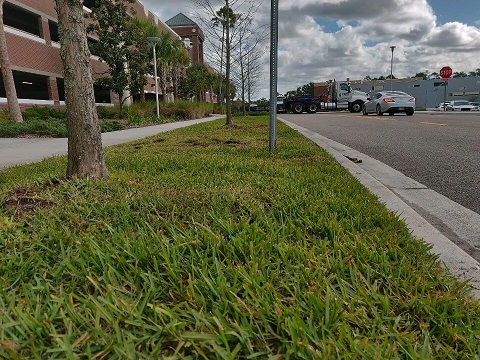
#> input picture egoat/image1.jpeg, 480 x 360 px, given in place of image1.png, which was not available
$ python egoat.py
#> lines starting #> are read from the running program, lines starting #| are printed output that depends on the picture; after the words box and inside, x2 and y2 are one past the last pixel; in counts of white or black regions, pixels touching at a corner belong together; pictures that were not available may be replaced by others from this repository, and a replacement may not be noted
import numpy as np
import cv2
import time

start_time = time.time()


image = cv2.imread("image1.png")
#> image is the input picture: shape (360, 480, 3); mean B, G, R 65.3, 95.2, 92.4
#boundaries = [([112,60,86], [187,173,201])]
#G, B, R


hsv = cv2.cvtColor(image, cv2.COLOR_BGR2HSV)
#> hsv: shape (360, 480, 3); mean H, S, V 42.2, 115.9, 99.4

lower = np.array([20,14,100])
upper = np.array([96,255,255])

# find the colors within the specified boundaries and apply
# the mask
mask = cv2.inRange(hsv, lower, upper)
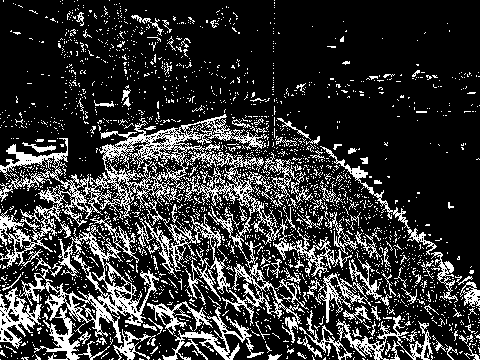
#> mask: shape (360, 480); 20.7% white in thin lines or dots
output = cv2.bitwise_and(image, image, mask = mask)
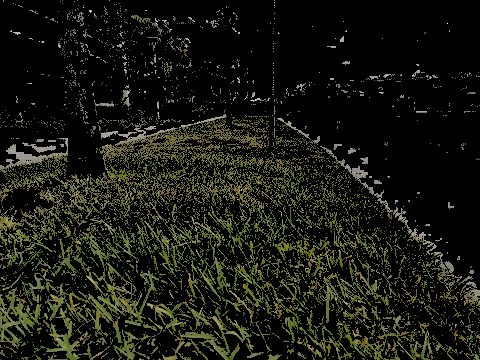
#> output: shape (360, 480, 3); mean B, G, R 13.8, 24.6, 23.5

grass = output
bw_image = cv2.cvtColor(grass, cv2.COLOR_HSV2BGR)
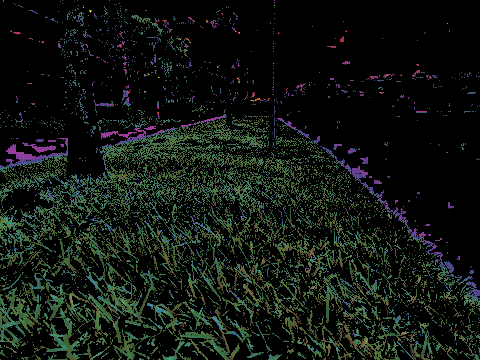
#> bw_image: shape (360, 480, 3); mean B, G, R 16.5, 21.3, 15.4
bw_image = cv2.cvtColor(bw_image, cv2.COLOR_BGR2GRAY)
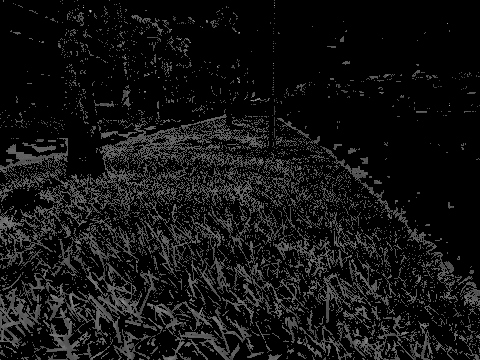
#> bw_image: shape (360, 480); min 0, max 203, mean 19

new_image = bw_image[:]
threshold = 1
h,b = grass.shape[:2]
#> h = 360; b = 480

for i in range(h):
    for j in range(b):
        if bw_image[i][j] > threshold:
            new_image[i][j] = 255 #Setting the grass to be White
        else:
            new_image[i][j] = 0 #else setting it to zero.

# show the images
cv2.imshow("b/w", new_image)

cv2.imshow("images", np.hstack([image, output]))
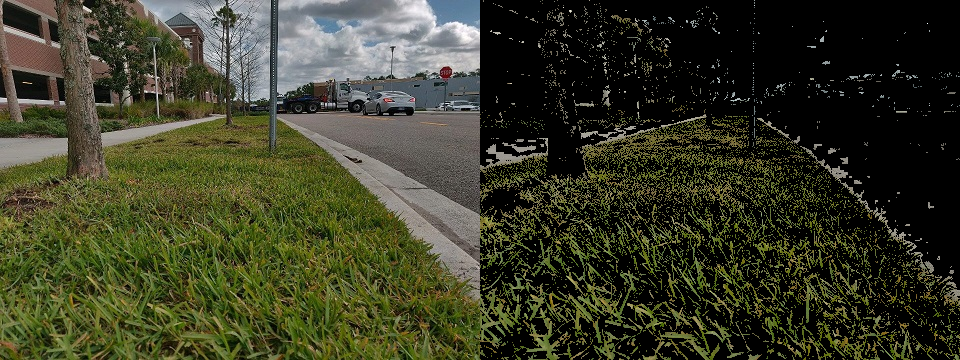
#> window 'images': shape (360, 960, 3); mean B, G, R 39.5, 59.9, 58
print("%s seconds" % (time.time()-start_time))

cv2.waitKey(0)

$ run again, with egoat/image0.jpg copied over egoat/image1.jpeg
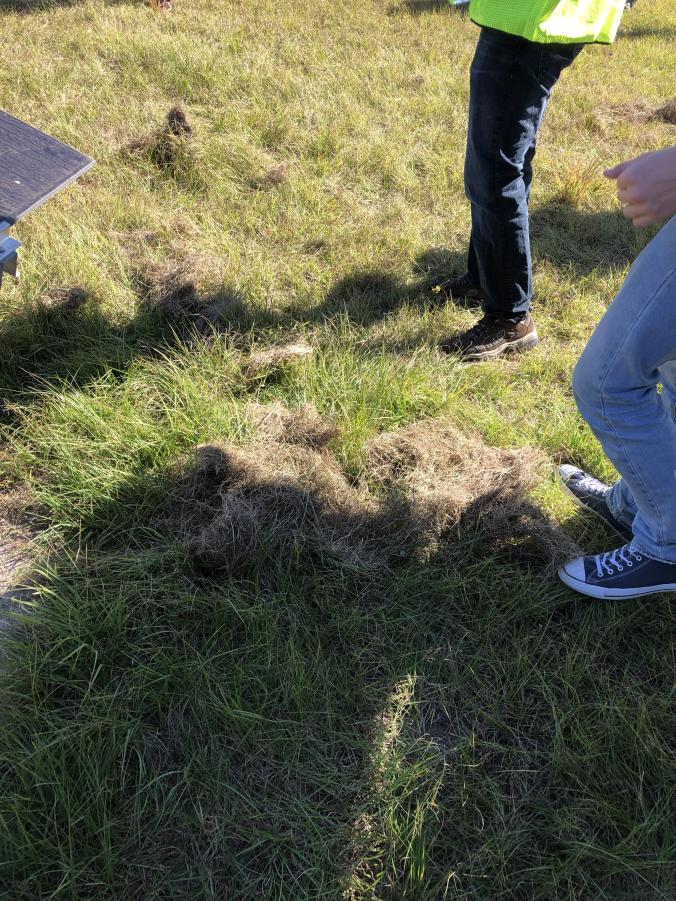
#> input picture egoat/image0.jpg, 676 x 901 px, given in place of image1.png, which was not available
#> image is the input picture: shape (901, 676, 3); mean B, G, R 76, 100.6, 100.5
#> hsv: shape (901, 676, 3); mean H, S, V 51.8, 82.2, 108.3
#> `mask = cv2.inRange(hsv, lower, upper)`:
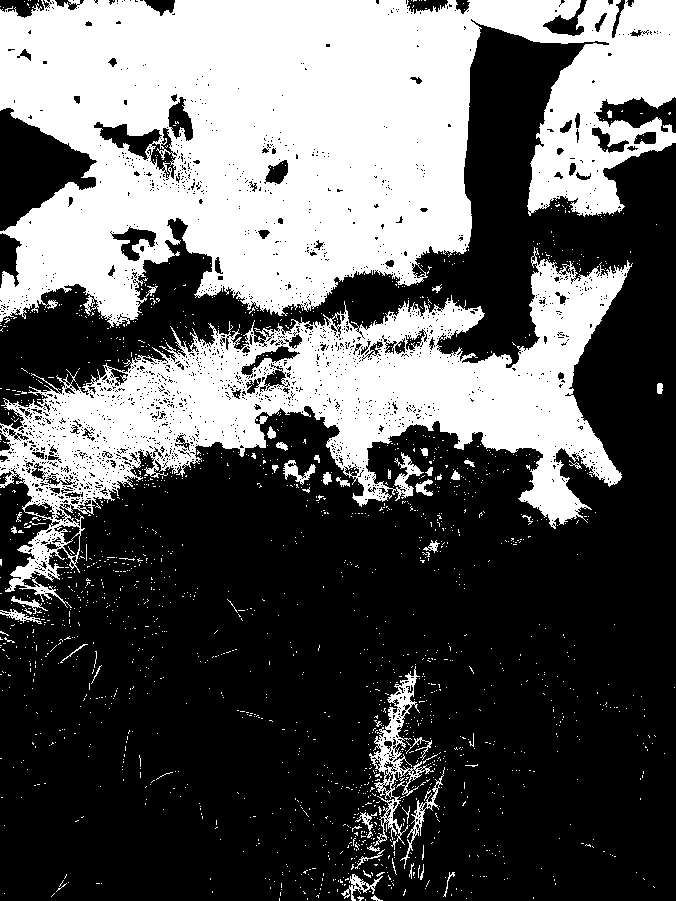
#> mask: shape (901, 676); 36.5% white; 1726 white regions (1678 under 20 px), largest, box (x1, y1, x2, y2) and area: (0, 0, 676, 328) 143790, (0, 247, 633, 608) 69105, (369, 666, 434, 850) 2493
#> `cv2.imshow("images", np.hstack([image, output]))`:
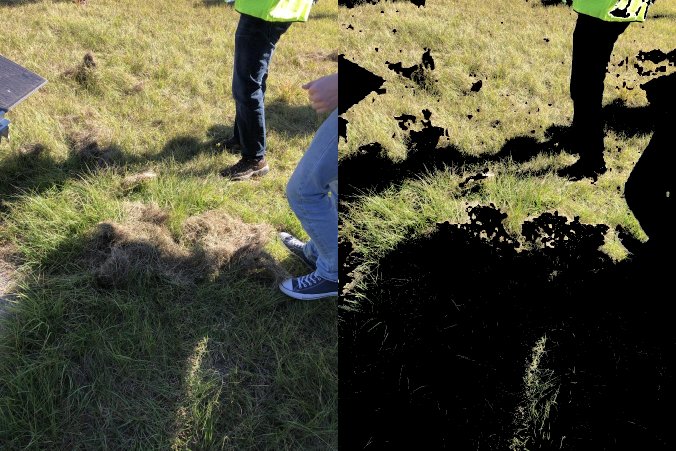
#> window 'images': shape (901, 1352, 3) (shown at 1/2 size); mean B, G, R 58.3, 81.3, 82.7

$ run again, with egoat/image2.jpg copied over egoat/image1.jpeg
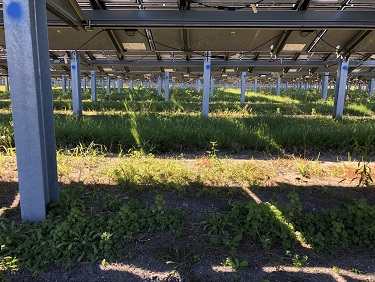
#> input picture egoat/image2.jpg, 375 x 282 px, given in place of image1.png, which was not available
#> image is the input picture: shape (282, 375, 3); mean B, G, R 69, 80.1, 78.6
#> hsv: shape (282, 375, 3); mean H, S, V 60.7, 83.9, 90.1
#> `mask = cv2.inRange(hsv, lower, upper)`:
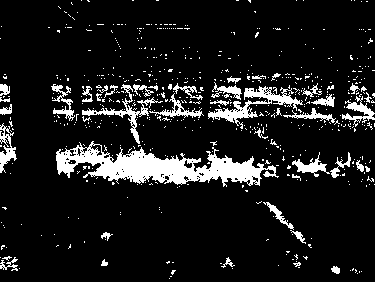
#> mask: shape (282, 375); 11% white; 602 white regions (557 under 20 px), largest, box (x1, y1, x2, y2) and area: (56, 141, 279, 187) 4478, (208, 86, 303, 129) 1051, (82, 84, 163, 144) 625
#> `cv2.imshow("images", np.hstack([image, output]))`:
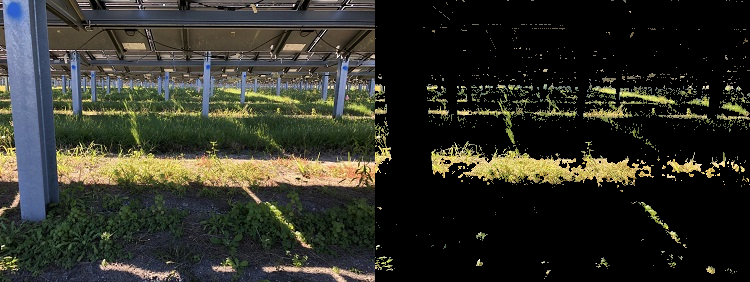
#> window 'images': shape (282, 750, 3); mean B, G, R 40.1, 48.9, 48.6

$ run again, with egoat/test.png saved as egoat/image1.jpeg
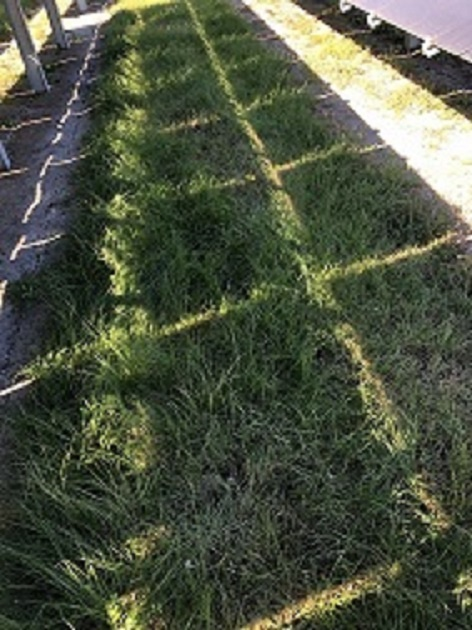
#> input picture egoat/test.png, 472 x 630 px, given in place of image1.png, which was not available
#> image is the input picture: shape (630, 472, 3); mean B, G, R 65, 83.2, 76.5
#> hsv: shape (630, 472, 3); mean H, S, V 52.3, 70.8, 85.1
#> `mask = cv2.inRange(hsv, lower, upper)`:
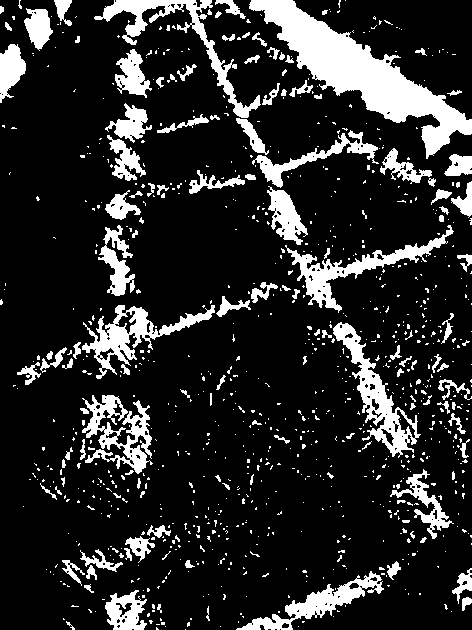
#> mask: shape (630, 472); 16.5% white; 939 white regions (808 under 20 px), largest, box (x1, y1, x2, y2) and area: (249, 0, 472, 159) 9768, (333, 322, 421, 458) 2906, (94, 0, 261, 118) 2829
#> `cv2.imshow("images", np.hstack([image, output]))`:
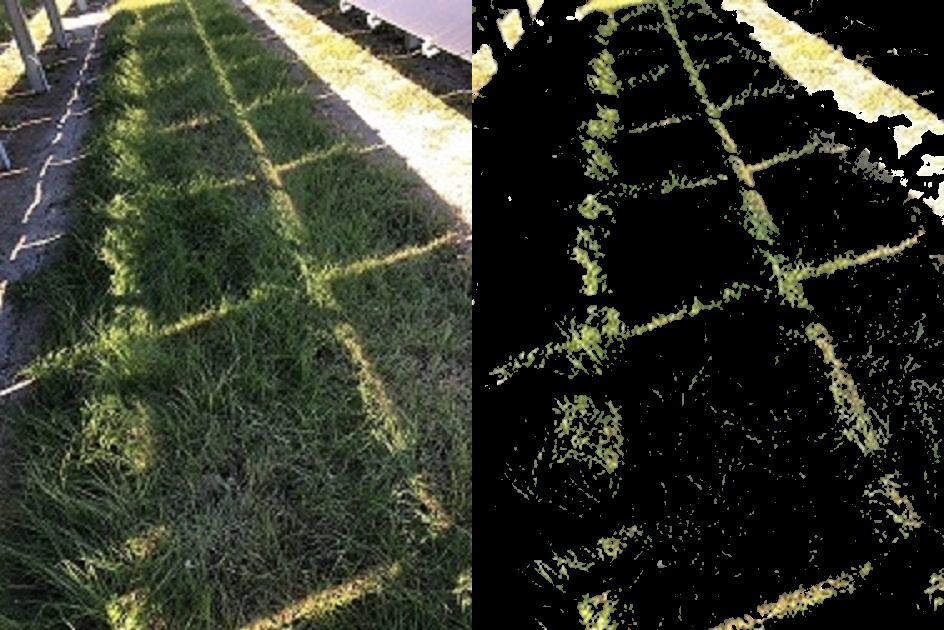
#> window 'images': shape (630, 944, 3); mean B, G, R 42, 54.6, 51
